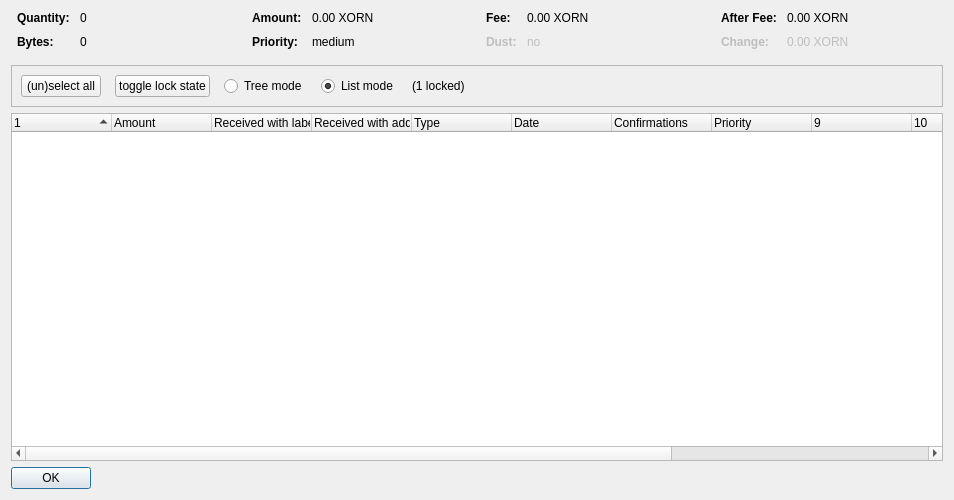
<?xml version="1.0" encoding="UTF-8"?>
<ui version="4.0">
 <class>CoinControlDialog</class>
 <widget class="QDialog" name="CoinControlDialog">
  <property name="geometry">
   <rect>
    <x>0</x>
    <y>0</y>
    <width>954</width>
    <height>500</height>
   </rect>
  </property>
  <property name="windowTitle">
   <string>Coin Selection</string>
  </property>
  <layout class="QVBoxLayout" name="verticalLayout">
   <item>
    <layout class="QHBoxLayout" name="horizontalLayoutTop" stretch="0,0,0,0">
     <property name="topMargin">
      <number>0</number>
     </property>
     <property name="bottomMargin">
      <number>10</number>
     </property>
     <item>
      <layout class="QFormLayout" name="formLayoutCoinControl1">
       <property name="horizontalSpacing">
        <number>10</number>
       </property>
       <property name="verticalSpacing">
        <number>10</number>
       </property>
       <property name="leftMargin">
        <number>6</number>
       </property>
       <property name="rightMargin">
        <number>6</number>
       </property>
       <item row="0" column="0">
        <widget class="QLabel" name="labelCoinControlQuantityText">
         <property name="font">
          <font>
           <weight>75</weight>
           <bold>true</bold>
          </font>
         </property>
         <property name="text">
          <string>Quantity:</string>
         </property>
        </widget>
       </item>
       <item row="0" column="1">
        <widget class="QLabel" name="labelCoinControlQuantity">
         <property name="cursor">
          <cursorShape>IBeamCursor</cursorShape>
         </property>
         <property name="contextMenuPolicy">
          <enum>Qt::ActionsContextMenu</enum>
         </property>
         <property name="text">
          <string notr="true">0</string>
         </property>
         <property name="textInteractionFlags">
          <set>Qt::LinksAccessibleByMouse|Qt::TextSelectableByKeyboard|Qt::TextSelectableByMouse</set>
         </property>
        </widget>
       </item>
       <item row="1" column="0">
        <widget class="QLabel" name="labelCoinControlBytesText">
         <property name="font">
          <font>
           <weight>75</weight>
           <bold>true</bold>
          </font>
         </property>
         <property name="text">
          <string>Bytes:</string>
         </property>
        </widget>
       </item>
       <item row="1" column="1">
        <widget class="QLabel" name="labelCoinControlBytes">
         <property name="cursor">
          <cursorShape>IBeamCursor</cursorShape>
         </property>
         <property name="contextMenuPolicy">
          <enum>Qt::ActionsContextMenu</enum>
         </property>
         <property name="text">
          <string notr="true">0</string>
         </property>
         <property name="textInteractionFlags">
          <set>Qt::LinksAccessibleByMouse|Qt::TextSelectableByKeyboard|Qt::TextSelectableByMouse</set>
         </property>
        </widget>
       </item>
      </layout>
     </item>
     <item>
      <layout class="QFormLayout" name="formLayoutCoinControl2">
       <property name="horizontalSpacing">
        <number>10</number>
       </property>
       <property name="verticalSpacing">
        <number>10</number>
       </property>
       <property name="leftMargin">
        <number>6</number>
       </property>
       <property name="rightMargin">
        <number>6</number>
       </property>
       <item row="0" column="0">
        <widget class="QLabel" name="labelCoinControlAmountText">
         <property name="font">
          <font>
           <weight>75</weight>
           <bold>true</bold>
          </font>
         </property>
         <property name="text">
          <string>Amount:</string>
         </property>
        </widget>
       </item>
       <item row="0" column="1">
        <widget class="QLabel" name="labelCoinControlAmount">
         <property name="cursor">
          <cursorShape>IBeamCursor</cursorShape>
         </property>
         <property name="contextMenuPolicy">
          <enum>Qt::ActionsContextMenu</enum>
         </property>
         <property name="text">
          <string notr="true">0.00 XORN</string>
         </property>
         <property name="textInteractionFlags">
          <set>Qt::LinksAccessibleByMouse|Qt::TextSelectableByKeyboard|Qt::TextSelectableByMouse</set>
         </property>
        </widget>
       </item>
       <item row="1" column="0">
        <widget class="QLabel" name="labelCoinControlPriorityText">
         <property name="font">
          <font>
           <weight>75</weight>
           <bold>true</bold>
          </font>
         </property>
         <property name="text">
          <string>Priority:</string>
         </property>
        </widget>
       </item>
       <item row="1" column="1">
        <widget class="QLabel" name="labelCoinControlPriority">
         <property name="cursor">
          <cursorShape>IBeamCursor</cursorShape>
         </property>
         <property name="contextMenuPolicy">
          <enum>Qt::ActionsContextMenu</enum>
         </property>
         <property name="text">
          <string>medium</string>
         </property>
         <property name="textInteractionFlags">
          <set>Qt::LinksAccessibleByMouse|Qt::TextSelectableByKeyboard|Qt::TextSelectableByMouse</set>
         </property>
        </widget>
       </item>
      </layout>
     </item>
     <item>
      <layout class="QFormLayout" name="formLayoutCoinControl3">
       <property name="horizontalSpacing">
        <number>10</number>
       </property>
       <property name="verticalSpacing">
        <number>10</number>
       </property>
       <property name="leftMargin">
        <number>6</number>
       </property>
       <property name="rightMargin">
        <number>6</number>
       </property>
       <item row="0" column="0">
        <widget class="QLabel" name="labelCoinControlFeeText">
         <property name="font">
          <font>
           <weight>75</weight>
           <bold>true</bold>
          </font>
         </property>
         <property name="text">
          <string>Fee:</string>
         </property>
        </widget>
       </item>
       <item row="0" column="1">
        <widget class="QLabel" name="labelCoinControlFee">
         <property name="cursor">
          <cursorShape>IBeamCursor</cursorShape>
         </property>
         <property name="contextMenuPolicy">
          <enum>Qt::ActionsContextMenu</enum>
         </property>
         <property name="text">
          <string notr="true">0.00 XORN</string>
         </property>
         <property name="textInteractionFlags">
          <set>Qt::LinksAccessibleByMouse|Qt::TextSelectableByKeyboard|Qt::TextSelectableByMouse</set>
         </property>
        </widget>
       </item>
       <item row="1" column="0">
        <widget class="QLabel" name="labelCoinControlLowOutputText">
         <property name="enabled">
          <bool>false</bool>
         </property>
         <property name="font">
          <font>
           <weight>75</weight>
           <bold>true</bold>
          </font>
         </property>
         <property name="text">
          <string>Dust:</string>
         </property>
        </widget>
       </item>
       <item row="1" column="1">
        <widget class="QLabel" name="labelCoinControlLowOutput">
         <property name="enabled">
          <bool>false</bool>
         </property>
         <property name="cursor">
          <cursorShape>IBeamCursor</cursorShape>
         </property>
         <property name="contextMenuPolicy">
          <enum>Qt::ActionsContextMenu</enum>
         </property>
         <property name="text">
          <string>no</string>
         </property>
         <property name="textInteractionFlags">
          <set>Qt::LinksAccessibleByMouse|Qt::TextSelectableByKeyboard|Qt::TextSelectableByMouse</set>
         </property>
        </widget>
       </item>
      </layout>
     </item>
     <item>
      <layout class="QFormLayout" name="formLayoutCoinControl4">
       <property name="horizontalSpacing">
        <number>10</number>
       </property>
       <property name="verticalSpacing">
        <number>10</number>
       </property>
       <property name="leftMargin">
        <number>6</number>
       </property>
       <property name="rightMargin">
        <number>6</number>
       </property>
       <item row="0" column="0">
        <widget class="QLabel" name="labelCoinControlAfterFeeText">
         <property name="font">
          <font>
           <weight>75</weight>
           <bold>true</bold>
          </font>
         </property>
         <property name="text">
          <string>After Fee:</string>
         </property>
        </widget>
       </item>
       <item row="0" column="1">
        <widget class="QLabel" name="labelCoinControlAfterFee">
         <property name="cursor">
          <cursorShape>IBeamCursor</cursorShape>
         </property>
         <property name="contextMenuPolicy">
          <enum>Qt::ActionsContextMenu</enum>
         </property>
         <property name="text">
          <string notr="true">0.00 XORN</string>
         </property>
         <property name="textInteractionFlags">
          <set>Qt::LinksAccessibleByMouse|Qt::TextSelectableByKeyboard|Qt::TextSelectableByMouse</set>
         </property>
        </widget>
       </item>
       <item row="1" column="0">
        <widget class="QLabel" name="labelCoinControlChangeText">
         <property name="enabled">
          <bool>false</bool>
         </property>
         <property name="font">
          <font>
           <weight>75</weight>
           <bold>true</bold>
          </font>
         </property>
         <property name="text">
          <string>Change:</string>
         </property>
        </widget>
       </item>
       <item row="1" column="1">
        <widget class="QLabel" name="labelCoinControlChange">
         <property name="enabled">
          <bool>false</bool>
         </property>
         <property name="cursor">
          <cursorShape>IBeamCursor</cursorShape>
         </property>
         <property name="contextMenuPolicy">
          <enum>Qt::ActionsContextMenu</enum>
         </property>
         <property name="text">
          <string notr="true">0.00 XORN</string>
         </property>
         <property name="textInteractionFlags">
          <set>Qt::LinksAccessibleByMouse|Qt::TextSelectableByKeyboard|Qt::TextSelectableByMouse</set>
         </property>
        </widget>
       </item>
      </layout>
     </item>
    </layout>
   </item>
   <item>
    <widget class="QFrame" name="frame">
     <property name="minimumSize">
      <size>
       <width>0</width>
       <height>40</height>
      </size>
     </property>
     <property name="frameShape">
      <enum>QFrame::StyledPanel</enum>
     </property>
     <property name="frameShadow">
      <enum>QFrame::Sunken</enum>
     </property>
     <layout class="QHBoxLayout" name="horizontalLayout">
      <item>
       <layout class="QHBoxLayout" name="horizontalLayoutPanel" stretch="0,0,0,0,0,0">
        <property name="spacing">
         <number>14</number>
        </property>
        <item>
         <widget class="QPushButton" name="pushButtonSelectAll">
          <property name="sizePolicy">
           <sizepolicy hsizetype="Maximum" vsizetype="Fixed">
            <horstretch>0</horstretch>
            <verstretch>0</verstretch>
           </sizepolicy>
          </property>
          <property name="text">
           <string>(un)select all</string>
          </property>
          <property name="autoDefault">
           <bool>false</bool>
          </property>
         </widget>
        </item>
        <item>
         <widget class="QPushButton" name="pushButtonToggleLock">
          <property name="sizePolicy">
           <sizepolicy hsizetype="Maximum" vsizetype="Fixed">
            <horstretch>0</horstretch>
            <verstretch>0</verstretch>
           </sizepolicy>
          </property>
          <property name="text">
           <string>toggle lock state</string>
          </property>
          <property name="autoDefault">
           <bool>false</bool>
          </property>
         </widget>
        </item>
        <item>
         <widget class="QRadioButton" name="radioTreeMode">
          <property name="sizePolicy">
           <sizepolicy hsizetype="Maximum" vsizetype="Fixed">
            <horstretch>0</horstretch>
            <verstretch>0</verstretch>
           </sizepolicy>
          </property>
          <property name="text">
           <string>Tree mode</string>
          </property>
         </widget>
        </item>
        <item>
         <widget class="QRadioButton" name="radioListMode">
          <property name="sizePolicy">
           <sizepolicy hsizetype="Maximum" vsizetype="Fixed">
            <horstretch>0</horstretch>
            <verstretch>0</verstretch>
           </sizepolicy>
          </property>
          <property name="text">
           <string>List mode</string>
          </property>
          <property name="checked">
           <bool>true</bool>
          </property>
         </widget>
        </item>
        <item>
         <widget class="QLabel" name="labelLocked">
          <property name="text">
           <string>(1 locked)</string>
          </property>
         </widget>
        </item>
        <item>
         <spacer name="horizontalSpacer">
          <property name="orientation">
           <enum>Qt::Horizontal</enum>
          </property>
          <property name="sizeHint" stdset="0">
           <size>
            <width>40</width>
            <height>20</height>
           </size>
          </property>
         </spacer>
        </item>
       </layout>
      </item>
     </layout>
    </widget>
   </item>
   <item>
    <widget class="CoinControlTreeWidget" name="treeWidget">
     <property name="contextMenuPolicy">
      <enum>Qt::CustomContextMenu</enum>
     </property>
     <property name="sortingEnabled">
      <bool>false</bool>
     </property>
     <property name="columnCount">
      <number>13</number>
     </property>
     <attribute name="headerShowSortIndicator" stdset="0">
      <bool>true</bool>
     </attribute>
     <attribute name="headerStretchLastSection">
      <bool>false</bool>
     </attribute>
     <column>
      <property name="text">
       <string/>
      </property>
     </column>
     <column>
      <property name="text">
       <string>Amount</string>
      </property>
     </column>
     <column>
      <property name="text">
       <string>Received with label</string>
      </property>
     </column>
     <column>
      <property name="text">
       <string>Received with address</string>
      </property>
     </column>
     <column>
      <property name="text">
	<string>Type</string>
      </property>
     </column>
     <column>
      <property name="text">	 
       <string>Date</string>
      </property>
     </column>
     <column>
      <property name="text">
       <string>Confirmations</string>
      </property>
      <property name="toolTip">
       <string>Confirmed</string>
      </property>
     </column>
     <column>
      <property name="text">
       <string>Priority</string>
      </property>
     </column>
     <column>
      <property name="text">
       <string/>
      </property>
     </column>
     <column>
      <property name="text">
       <string/>
      </property>
     </column>
     <column>
      <property name="text">
       <string/>
      </property>
     </column>
     <column>
      <property name="text">
       <string/>
      </property>
     </column>
     <column>
      <property name="text">
       <string/>
      </property>
     </column>
    </widget>
   </item>
   <item>
    <widget class="QDialogButtonBox" name="buttonBox">
     <property name="sizePolicy">
      <sizepolicy hsizetype="Maximum" vsizetype="Fixed">
       <horstretch>0</horstretch>
       <verstretch>0</verstretch>
      </sizepolicy>
     </property>
     <property name="orientation">
      <enum>Qt::Horizontal</enum>
     </property>
     <property name="standardButtons">
      <set>QDialogButtonBox::Ok</set>
     </property>
    </widget>
   </item>
  </layout>
 </widget>
 <customwidgets>
  <customwidget>
   <class>CoinControlTreeWidget</class>
   <extends>QTreeWidget</extends>
   <header>coincontroltreewidget.h</header>
  </customwidget>
 </customwidgets>
 <resources/>
 <connections/>
</ui>
